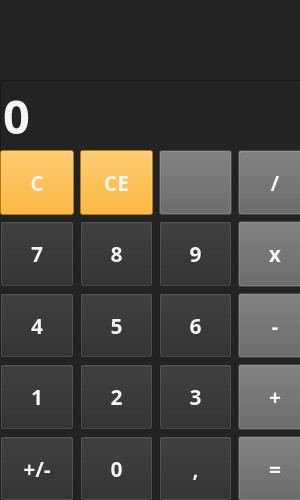
<?xml version="1.0" encoding="UTF-8"?>
<ui version="4.0">
 <class>MainWindow</class>
 <widget class="QMainWindow" name="MainWindow">
  <property name="geometry">
   <rect>
    <x>0</x>
    <y>0</y>
    <width>300</width>
    <height>500</height>
   </rect>
  </property>
  <property name="sizePolicy">
   <sizepolicy hsizetype="Preferred" vsizetype="Preferred">
    <horstretch>0</horstretch>
    <verstretch>0</verstretch>
   </sizepolicy>
  </property>
  <property name="minimumSize">
   <size>
    <width>300</width>
    <height>500</height>
   </size>
  </property>
  <property name="maximumSize">
   <size>
    <width>300</width>
    <height>500</height>
   </size>
  </property>
  <property name="windowTitle">
   <string>Calk</string>
  </property>
  <property name="windowIcon">
   <iconset resource="s.qrc">
    <normaloff>:/icon/R.png</normaloff>:/icon/R.png</iconset>
  </property>
  <property name="styleSheet">
   <string notr="true">QWidget {
	color: whitesmoke;
	background-color: #232323;
	font-family: Rubik;
	font-size: 16pt;
	font-weight: 600;
}

QPushButton {
	background-color: #2c2c2c;
}
</string>
  </property>
  <property name="animated">
   <bool>true</bool>
  </property>
  <widget class="QWidget" name="centralwidget">
   <widget class="QLabel" name="lbl_temp">
    <property name="geometry">
     <rect>
      <x>0</x>
      <y>0</y>
      <width>301</width>
      <height>131</height>
     </rect>
    </property>
    <property name="styleSheet">
     <string notr="true">color: rgb(176, 176, 176);</string>
    </property>
    <property name="text">
     <string/>
    </property>
   </widget>
   <widget class="QLineEdit" name="lb_t">
    <property name="geometry">
     <rect>
      <x>0</x>
      <y>80</y>
      <width>311</width>
      <height>71</height>
     </rect>
    </property>
    <property name="sizePolicy">
     <sizepolicy hsizetype="Maximum" vsizetype="Fixed">
      <horstretch>0</horstretch>
      <verstretch>0</verstretch>
     </sizepolicy>
    </property>
    <property name="toolTip">
     <string>&lt;html&gt;&lt;head/&gt;&lt;body&gt;&lt;p align=&quot;right&quot;&gt;0&lt;/p&gt;&lt;/body&gt;&lt;/html&gt;</string>
    </property>
    <property name="styleSheet">
     <string notr="true">font-size: 35pt</string>
    </property>
    <property name="text">
     <string>0</string>
    </property>
    <property name="maxLength">
     <number>11</number>
    </property>
    <property name="cursorPosition">
     <number>1</number>
    </property>
    <property name="readOnly">
     <bool>true</bool>
    </property>
   </widget>
   <widget class="QSplitter" name="splitter">
    <property name="geometry">
     <rect>
      <x>0</x>
      <y>150</y>
      <width>311</width>
      <height>351</height>
     </rect>
    </property>
    <property name="sizePolicy">
     <sizepolicy hsizetype="Maximum" vsizetype="Maximum">
      <horstretch>0</horstretch>
      <verstretch>0</verstretch>
     </sizepolicy>
    </property>
    <property name="orientation">
     <enum>Qt::Vertical</enum>
    </property>
    <widget class="QWidget" name="gridLayoutWidget">
     <layout class="QGridLayout" name="layout_buttons">
      <item row="2" column="4">
       <widget class="QPushButton" name="btn_min">
        <property name="sizePolicy">
         <sizepolicy hsizetype="Minimum" vsizetype="Expanding">
          <horstretch>0</horstretch>
          <verstretch>0</verstretch>
         </sizepolicy>
        </property>
        <property name="cursor">
         <cursorShape>PointingHandCursor</cursorShape>
        </property>
        <property name="styleSheet">
         <string notr="true">background-color: #616161</string>
        </property>
        <property name="text">
         <string>-</string>
        </property>
        <property name="shortcut">
         <string>-</string>
        </property>
       </widget>
      </item>
      <item row="4" column="3">
       <widget class="QPushButton" name="btn_point">
        <property name="sizePolicy">
         <sizepolicy hsizetype="Minimum" vsizetype="Expanding">
          <horstretch>0</horstretch>
          <verstretch>0</verstretch>
         </sizepolicy>
        </property>
        <property name="cursor">
         <cursorShape>PointingHandCursor</cursorShape>
        </property>
        <property name="text">
         <string>,</string>
        </property>
        <property name="shortcut">
         <string>.</string>
        </property>
       </widget>
      </item>
      <item row="1" column="3">
       <widget class="QPushButton" name="btn_9">
        <property name="sizePolicy">
         <sizepolicy hsizetype="Minimum" vsizetype="Expanding">
          <horstretch>0</horstretch>
          <verstretch>0</verstretch>
         </sizepolicy>
        </property>
        <property name="cursor">
         <cursorShape>PointingHandCursor</cursorShape>
        </property>
        <property name="styleSheet">
         <string notr="true"/>
        </property>
        <property name="text">
         <string>9</string>
        </property>
        <property name="shortcut">
         <string>9</string>
        </property>
       </widget>
      </item>
      <item row="0" column="2">
       <widget class="QPushButton" name="btn_ce">
        <property name="sizePolicy">
         <sizepolicy hsizetype="Minimum" vsizetype="Expanding">
          <horstretch>0</horstretch>
          <verstretch>0</verstretch>
         </sizepolicy>
        </property>
        <property name="cursor">
         <cursorShape>PointingHandCursor</cursorShape>
        </property>
        <property name="styleSheet">
         <string notr="true">background-color: #ffa200</string>
        </property>
        <property name="text">
         <string>CE</string>
        </property>
        <property name="shortcut">
         <string>Del</string>
        </property>
       </widget>
      </item>
      <item row="0" column="4">
       <widget class="QPushButton" name="btn_">
        <property name="sizePolicy">
         <sizepolicy hsizetype="Expanding" vsizetype="Expanding">
          <horstretch>0</horstretch>
          <verstretch>0</verstretch>
         </sizepolicy>
        </property>
        <property name="cursor">
         <cursorShape>PointingHandCursor</cursorShape>
        </property>
        <property name="styleSheet">
         <string notr="true">background-color: #616161</string>
        </property>
        <property name="text">
         <string>/</string>
        </property>
       </widget>
      </item>
      <item row="2" column="2">
       <widget class="QPushButton" name="btn_5">
        <property name="sizePolicy">
         <sizepolicy hsizetype="Minimum" vsizetype="Expanding">
          <horstretch>0</horstretch>
          <verstretch>0</verstretch>
         </sizepolicy>
        </property>
        <property name="cursor">
         <cursorShape>PointingHandCursor</cursorShape>
        </property>
        <property name="text">
         <string>5</string>
        </property>
        <property name="shortcut">
         <string>5</string>
        </property>
       </widget>
      </item>
      <item row="1" column="0">
       <widget class="QPushButton" name="btn_7">
        <property name="sizePolicy">
         <sizepolicy hsizetype="Minimum" vsizetype="Expanding">
          <horstretch>0</horstretch>
          <verstretch>0</verstretch>
         </sizepolicy>
        </property>
        <property name="cursor">
         <cursorShape>PointingHandCursor</cursorShape>
        </property>
        <property name="styleSheet">
         <string notr="true">background-color: rgb(44, 44, 44);</string>
        </property>
        <property name="text">
         <string>7</string>
        </property>
        <property name="shortcut">
         <string>7</string>
        </property>
       </widget>
      </item>
      <item row="3" column="2">
       <widget class="QPushButton" name="btn_2">
        <property name="sizePolicy">
         <sizepolicy hsizetype="Minimum" vsizetype="Expanding">
          <horstretch>0</horstretch>
          <verstretch>0</verstretch>
         </sizepolicy>
        </property>
        <property name="cursor">
         <cursorShape>PointingHandCursor</cursorShape>
        </property>
        <property name="text">
         <string>2</string>
        </property>
        <property name="shortcut">
         <string>2</string>
        </property>
       </widget>
      </item>
      <item row="3" column="3">
       <widget class="QPushButton" name="btn_3">
        <property name="sizePolicy">
         <sizepolicy hsizetype="Minimum" vsizetype="Expanding">
          <horstretch>0</horstretch>
          <verstretch>0</verstretch>
         </sizepolicy>
        </property>
        <property name="cursor">
         <cursorShape>PointingHandCursor</cursorShape>
        </property>
        <property name="text">
         <string>3</string>
        </property>
        <property name="shortcut">
         <string>3</string>
        </property>
       </widget>
      </item>
      <item row="3" column="4">
       <widget class="QPushButton" name="btn_plus">
        <property name="sizePolicy">
         <sizepolicy hsizetype="Minimum" vsizetype="Expanding">
          <horstretch>0</horstretch>
          <verstretch>0</verstretch>
         </sizepolicy>
        </property>
        <property name="cursor">
         <cursorShape>PointingHandCursor</cursorShape>
        </property>
        <property name="styleSheet">
         <string notr="true">background-color: #616161</string>
        </property>
        <property name="text">
         <string>+</string>
        </property>
        <property name="shortcut">
         <string>+</string>
        </property>
       </widget>
      </item>
      <item row="0" column="0">
       <widget class="QPushButton" name="btn_clear">
        <property name="sizePolicy">
         <sizepolicy hsizetype="Minimum" vsizetype="Expanding">
          <horstretch>0</horstretch>
          <verstretch>0</verstretch>
         </sizepolicy>
        </property>
        <property name="cursor">
         <cursorShape>PointingHandCursor</cursorShape>
        </property>
        <property name="styleSheet">
         <string notr="true">background-color: #ffa200</string>
        </property>
        <property name="text">
         <string>C</string>
        </property>
       </widget>
      </item>
      <item row="2" column="0">
       <widget class="QPushButton" name="btn_4">
        <property name="sizePolicy">
         <sizepolicy hsizetype="Minimum" vsizetype="Expanding">
          <horstretch>0</horstretch>
          <verstretch>0</verstretch>
         </sizepolicy>
        </property>
        <property name="cursor">
         <cursorShape>PointingHandCursor</cursorShape>
        </property>
        <property name="text">
         <string>4</string>
        </property>
        <property name="shortcut">
         <string>4</string>
        </property>
       </widget>
      </item>
      <item row="0" column="3">
       <widget class="QPushButton" name="btn_backspace">
        <property name="sizePolicy">
         <sizepolicy hsizetype="Expanding" vsizetype="Expanding">
          <horstretch>0</horstretch>
          <verstretch>0</verstretch>
         </sizepolicy>
        </property>
        <property name="cursor">
         <cursorShape>PointingHandCursor</cursorShape>
        </property>
        <property name="styleSheet">
         <string notr="true">background-color: #616161</string>
        </property>
        <property name="text">
         <string/>
        </property>
        <property name="icon">
         <iconset resource="s.qrc">
          <normaloff>:/icon/backspace_FILL0_wght400_GRAD0_opsz48.png</normaloff>:/icon/backspace_FILL0_wght400_GRAD0_opsz48.png</iconset>
        </property>
        <property name="iconSize">
         <size>
          <width>40</width>
          <height>40</height>
         </size>
        </property>
        <property name="shortcut">
         <string>Backspace</string>
        </property>
       </widget>
      </item>
      <item row="4" column="0">
       <widget class="QPushButton" name="btn_neg">
        <property name="sizePolicy">
         <sizepolicy hsizetype="Minimum" vsizetype="Expanding">
          <horstretch>0</horstretch>
          <verstretch>0</verstretch>
         </sizepolicy>
        </property>
        <property name="cursor">
         <cursorShape>PointingHandCursor</cursorShape>
        </property>
        <property name="text">
         <string>+/-</string>
        </property>
       </widget>
      </item>
      <item row="4" column="2">
       <widget class="QPushButton" name="btn_0">
        <property name="sizePolicy">
         <sizepolicy hsizetype="Minimum" vsizetype="Expanding">
          <horstretch>0</horstretch>
          <verstretch>0</verstretch>
         </sizepolicy>
        </property>
        <property name="cursor">
         <cursorShape>PointingHandCursor</cursorShape>
        </property>
        <property name="text">
         <string>0</string>
        </property>
        <property name="shortcut">
         <string>0</string>
        </property>
       </widget>
      </item>
      <item row="3" column="0">
       <widget class="QPushButton" name="btn_1">
        <property name="sizePolicy">
         <sizepolicy hsizetype="Minimum" vsizetype="Expanding">
          <horstretch>0</horstretch>
          <verstretch>0</verstretch>
         </sizepolicy>
        </property>
        <property name="cursor">
         <cursorShape>PointingHandCursor</cursorShape>
        </property>
        <property name="text">
         <string>1</string>
        </property>
        <property name="shortcut">
         <string>1</string>
        </property>
       </widget>
      </item>
      <item row="2" column="3">
       <widget class="QPushButton" name="btn_6">
        <property name="sizePolicy">
         <sizepolicy hsizetype="Minimum" vsizetype="Expanding">
          <horstretch>0</horstretch>
          <verstretch>0</verstretch>
         </sizepolicy>
        </property>
        <property name="cursor">
         <cursorShape>PointingHandCursor</cursorShape>
        </property>
        <property name="text">
         <string>6</string>
        </property>
        <property name="shortcut">
         <string>6</string>
        </property>
       </widget>
      </item>
      <item row="4" column="4">
       <widget class="QPushButton" name="btn_r">
        <property name="sizePolicy">
         <sizepolicy hsizetype="Minimum" vsizetype="Expanding">
          <horstretch>0</horstretch>
          <verstretch>0</verstretch>
         </sizepolicy>
        </property>
        <property name="cursor">
         <cursorShape>PointingHandCursor</cursorShape>
        </property>
        <property name="styleSheet">
         <string notr="true">background-color: #616161</string>
        </property>
        <property name="text">
         <string>=</string>
        </property>
        <property name="shortcut">
         <string>Return</string>
        </property>
       </widget>
      </item>
      <item row="1" column="4">
       <widget class="QPushButton" name="btn_x">
        <property name="sizePolicy">
         <sizepolicy hsizetype="Minimum" vsizetype="Expanding">
          <horstretch>0</horstretch>
          <verstretch>0</verstretch>
         </sizepolicy>
        </property>
        <property name="cursor">
         <cursorShape>PointingHandCursor</cursorShape>
        </property>
        <property name="styleSheet">
         <string notr="true">background-color: #616161</string>
        </property>
        <property name="text">
         <string>x</string>
        </property>
        <property name="shortcut">
         <string>*</string>
        </property>
       </widget>
      </item>
      <item row="1" column="2">
       <widget class="QPushButton" name="btn_8">
        <property name="sizePolicy">
         <sizepolicy hsizetype="Minimum" vsizetype="Expanding">
          <horstretch>0</horstretch>
          <verstretch>0</verstretch>
         </sizepolicy>
        </property>
        <property name="cursor">
         <cursorShape>PointingHandCursor</cursorShape>
        </property>
        <property name="text">
         <string>8</string>
        </property>
        <property name="shortcut">
         <string>8</string>
        </property>
       </widget>
      </item>
     </layout>
    </widget>
   </widget>
  </widget>
 </widget>
 <resources>
  <include location="s.qrc"/>
 </resources>
 <connections/>
</ui>
